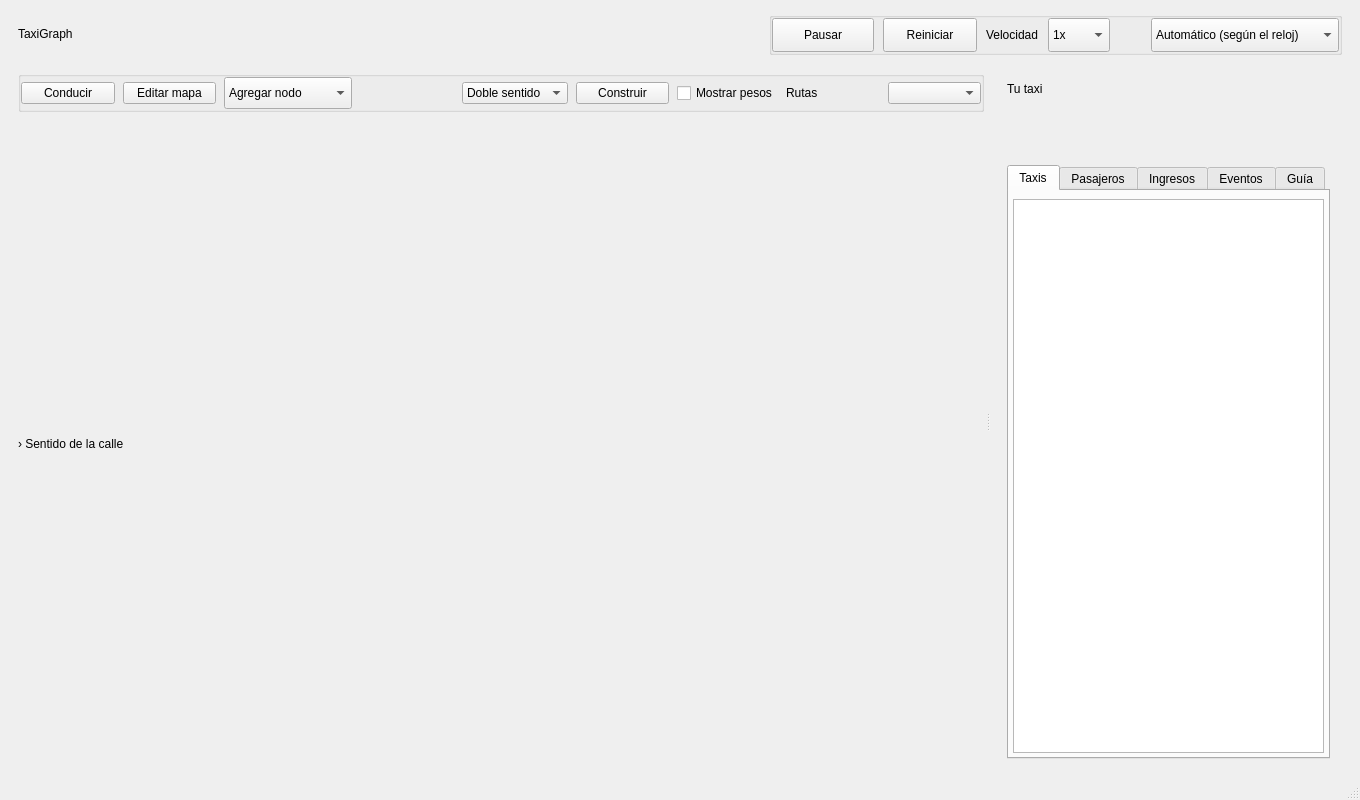
<ui version="4.0">
 <class>MainWindow</class>
 <widget class="QMainWindow" name="MainWindow">
  <property name="geometry">
   <rect>
    <x>0</x>
    <y>0</y>
    <width>1360</width>
    <height>800</height>
   </rect>
  </property>
  <property name="windowTitle">
   <string>TaxiGraph</string>
  </property>
  <widget class="QWidget" name="centralwidget">
   <layout class="QVBoxLayout" name="layoutMain">
    <property name="spacing">
     <number>8</number>
    </property>
    <property name="leftMargin">
     <number>18</number>
    </property>
    <property name="topMargin">
     <number>12</number>
    </property>
    <property name="rightMargin">
     <number>18</number>
    </property>
    <property name="bottomMargin">
     <number>8</number>
    </property>
    <item>
     <widget class="QWidget" name="appHeader">
      <property name="sizePolicy">
       <sizepolicy hsizetype="Expanding" vsizetype="Fixed">
        <horstretch>0</horstretch>
        <verstretch>0</verstretch>
       </sizepolicy>
      </property>
      <layout class="QHBoxLayout" name="layoutAppHeader">
       <property name="spacing">
        <number>9</number>
       </property>
       <property name="leftMargin">
        <number>0</number>
       </property>
       <property name="topMargin">
        <number>0</number>
       </property>
       <property name="rightMargin">
        <number>0</number>
       </property>
       <property name="bottomMargin">
        <number>8</number>
       </property>
       <item>
        <widget class="QLabel" name="lblProduct">
         <property name="text">
          <string>TaxiGraph</string>
         </property>
        </widget>
       </item>
       <item>
        <spacer name="spacerAppHeader">
         <property name="sizeHint">
          <size>
           <width>16</width>
           <height>10</height>
          </size>
         </property>
         <property name="orientation">
          <enum>Qt::Horizontal</enum>
         </property>
        </spacer>
       </item>
       <item>
        <widget class="QGroupBox" name="groupSim">
         <property name="sizePolicy">
          <sizepolicy hsizetype="Preferred" vsizetype="Fixed">
           <horstretch>0</horstretch>
           <verstretch>0</verstretch>
          </sizepolicy>
         </property>
         <property name="title">
          <string />
         </property>
         <property name="flat">
          <bool>true</bool>
         </property>
         <layout class="QHBoxLayout" name="gridSim">
          <property name="spacing">
           <number>9</number>
          </property>
          <property name="leftMargin">
           <number>0</number>
          </property>
          <property name="topMargin">
           <number>0</number>
          </property>
          <property name="rightMargin">
           <number>0</number>
          </property>
          <property name="bottomMargin">
           <number>0</number>
          </property>
          <item>
           <widget class="QPushButton" name="btnPause">
            <property name="minimumSize">
             <size>
              <width>102</width>
              <height>34</height>
             </size>
            </property>
            <property name="text">
             <string>Pausar</string>
            </property>
            <property name="checkable">
             <bool>true</bool>
            </property>
           </widget>
          </item>
          <item>
           <widget class="QPushButton" name="btnReset">
            <property name="minimumSize">
             <size>
              <width>94</width>
              <height>34</height>
             </size>
            </property>
            <property name="text">
             <string>Reiniciar</string>
            </property>
           </widget>
          </item>
          <item>
           <widget class="QLabel" name="lblSpeed">
            <property name="text">
             <string>Velocidad</string>
            </property>
            <property name="buddy">
             <cstring>comboSpeed</cstring>
            </property>
           </widget>
          </item>
          <item>
           <widget class="QComboBox" name="comboSpeed">
            <property name="minimumSize">
             <size>
              <width>62</width>
              <height>34</height>
             </size>
            </property>
            <item>
             <property name="text">
              <string>1x</string>
             </property>
            </item>
            <item>
             <property name="text">
              <string>2x</string>
             </property>
            </item>
            <item>
             <property name="text">
              <string>4x</string>
             </property>
            </item>
           </widget>
          </item>
          <item>
           <widget name="lblGraphClock" class="QLabel">
            <property name="text">
             <string />
            </property>
           </widget>
          </item>
          <item>
           <widget name="lblGraphPeriod" class="QLabel">
            <property name="text">
             <string />
            </property>
           </widget>
          </item>
          <item>
           <widget class="QComboBox" name="comboTimeMode">
            <property name="minimumSize">
             <size>
              <width>188</width>
              <height>34</height>
             </size>
            </property>
            <item>
             <property name="text">
              <string>Automático (según el reloj)</string>
             </property>
            </item>
            <item>
             <property name="text">
              <string>Normal</string>
             </property>
            </item>
            <item>
             <property name="text">
              <string>Nocturno (+$2,000)</string>
             </property>
            </item>
            <item>
             <property name="text">
              <string>Hora pico (pesos x1.8)</string>
             </property>
            </item>
           </widget>
          </item>
         </layout>
        </widget>
       </item>
      </layout>
     </widget>
    </item>
    <item>
     <widget class="QSplitter" name="splitter">
      <property name="orientation">
       <enum>Qt::Horizontal</enum>
      </property>
      <property name="childrenCollapsible">
       <bool>false</bool>
      </property>
      <property name="handleWidth">
       <number>8</number>
      </property>
      <widget class="QWidget" name="mapHost">
       <property name="sizePolicy">
        <sizepolicy hsizetype="Expanding" vsizetype="Expanding">
         <horstretch>1</horstretch>
         <verstretch>0</verstretch>
        </sizepolicy>
       </property>
       <layout class="QVBoxLayout" name="layoutMapHost">
        <property name="spacing">
         <number>6</number>
        </property>
        <property name="leftMargin">
         <number>0</number>
        </property>
        <property name="topMargin">
         <number>0</number>
        </property>
        <property name="rightMargin">
         <number>0</number>
        </property>
        <property name="bottomMargin">
         <number>0</number>
        </property>
        <item>
         <widget class="QGroupBox" name="groupEdit">
          <property name="sizePolicy">
           <sizepolicy hsizetype="Expanding" vsizetype="Fixed">
            <horstretch>0</horstretch>
            <verstretch>0</verstretch>
           </sizepolicy>
          </property>
          <property name="title">
           <string />
          </property>
          <property name="flat">
           <bool>true</bool>
          </property>
          <layout class="QHBoxLayout" name="layoutEdit">
           <property name="spacing">
            <number>8</number>
           </property>
           <property name="leftMargin">
            <number>0</number>
           </property>
           <property name="topMargin">
            <number>0</number>
           </property>
           <property name="rightMargin">
            <number>0</number>
           </property>
           <property name="bottomMargin">
            <number>0</number>
           </property>
           <item>
            <widget class="QPushButton" name="btnDriveMode">
             <property name="autoDefault">
              <bool>false</bool>
             </property>
             <property name="checkable">
              <bool>true</bool>
             </property>
             <property name="text">
              <string>Conducir</string>
             </property>
            </widget>
           </item>
           <item>
            <widget class="QPushButton" name="btnEditMode">
             <property name="autoDefault">
              <bool>false</bool>
             </property>
             <property name="checkable">
              <bool>true</bool>
             </property>
             <property name="text">
              <string>Editar mapa</string>
             </property>
            </widget>
           </item>
           <item>
            <widget class="QComboBox" name="comboEditMode">
             <property name="minimumSize">
              <size>
               <width>128</width>
               <height>32</height>
              </size>
             </property>
             <property name="accessibleName">
              <string>Herramienta de edición</string>
             </property>
             <item>
              <property name="text">
               <string>Agregar nodo</string>
              </property>
             </item>
             <item>
              <property name="text">
               <string>Agregar calle</string>
              </property>
             </item>
             <item>
              <property name="text">
               <string>Eliminar calle</string>
              </property>
             </item>
             <item>
              <property name="text">
               <string>Eliminar nodo</string>
              </property>
             </item>
             <item>
              <property name="text">
               <string>Cambiar peso</string>
              </property>
             </item>
            </widget>
           </item>
           <item>
            <widget class="QLabel" name="lblEditHint">
             <property name="sizePolicy">
              <sizepolicy hsizetype="Ignored" vsizetype="Preferred">
               <horstretch>0</horstretch>
               <verstretch>0</verstretch>
              </sizepolicy>
             </property>
             <property name="text">
              <string />
             </property>
             <property name="wordWrap">
              <bool>false</bool>
             </property>
            </widget>
           </item>
           <item>
            <widget class="QComboBox" name="comboSentidoCalle">
             <property name="accessibleName">
              <string>Sentido de la calle</string>
             </property>
             <item>
              <property name="text">
               <string>Doble sentido</string>
              </property>
             </item>
             <item>
              <property name="text">
               <string>Un sentido</string>
              </property>
             </item>
            </widget>
           </item>
           <item>
            <widget class="QPushButton" name="btnConstruirCalle">
             <property name="text">
              <string>Construir</string>
             </property>
             <property name="toolTip">
              <string>Confirma la calle y los cruces de la vista previa. Atajo: Enter.</string>
             </property>
            </widget>
           </item>
           <item>
            <widget class="QCheckBox" name="chkWeights">
             <property name="text">
              <string>Mostrar pesos</string>
             </property>
             <property name="checked">
              <bool>false</bool>
             </property>
             <property name="toolTip">
              <string>Muestra el peso de cada calle en el mapa.</string>
             </property>
            </widget>
           </item>
           <item>
            <widget class="QLabel" name="lblMapTaxi">
             <property name="text">
              <string>Rutas</string>
             </property>
             <property name="buddy">
              <cstring>comboMapTaxi</cstring>
             </property>
            </widget>
           </item>
           <item>
            <widget class="QComboBox" name="comboMapTaxi">
             <property name="accessibleName">
              <string>Trayectorias destacadas en el mapa</string>
             </property>
             <property name="toolTip">
              <string>Todos los taxis se ven en el mapa. Elige qué trayectorias y destinos quieres destacar.</string>
             </property>
            </widget>
           </item>
          </layout>
         </widget>
        </item>
        <item>
         <widget name="graphLegend" class="QWidget">
          <layout name="layoutGraphLegend" class="QHBoxLayout">
           <property name="spacing">
            <number>10</number>
           </property>
           <property name="leftMargin">
            <number>0</number>
           </property>
           <property name="topMargin">
            <number>1</number>
           </property>
           <property name="rightMargin">
            <number>0</number>
           </property>
           <property name="bottomMargin">
            <number>1</number>
           </property>
           <item>
            <widget name="lblOneWayKey" class="QLabel">
             <property name="text">
              <string>› Sentido de la calle</string>
             </property>
            </widget>
           </item>
           <item>
            <widget name="lblGraphCounts" class="QLabel">
             <property name="text">
              <string />
             </property>
            </widget>
           </item>
           <item>
            <spacer name="spacerGraphLegend">
             <property name="orientation">
              <enum>Qt::Horizontal</enum>
             </property>
             <property name="sizeHint">
              <size>
               <width>8</width>
               <height>8</height>
              </size>
             </property>
            </spacer>
           </item>
           <item>
            <widget name="lblNodeFocus" class="QLabel">
             <property name="text">
              <string />
             </property>
             <property name="sizePolicy">
              <sizepolicy hsizetype="Ignored" vsizetype="Preferred">
               <horstretch>1</horstretch>
               <verstretch>0</verstretch>
              </sizepolicy>
             </property>
            </widget>
           </item>
          </layout>
         </widget>
        </item>
       </layout>
      </widget>
      <widget class="QWidget" name="sidePanel">
       <property name="minimumSize">
        <size>
         <width>350</width>
         <height>0</height>
        </size>
       </property>
       <layout class="QVBoxLayout" name="layoutSide" stretch="0,1">
        <property name="spacing">
         <number>17</number>
        </property>
        <property name="leftMargin">
         <number>15</number>
        </property>
        <property name="topMargin">
         <number>11</number>
        </property>
        <property name="rightMargin">
         <number>12</number>
        </property>
        <property name="bottomMargin">
         <number>11</number>
        </property>
        <item>
         <widget name="manualSummary" class="QWidget">
          <layout name="layoutManualSummary" class="QVBoxLayout">
           <property name="spacing">
            <number>6</number>
           </property>
           <property name="leftMargin">
            <number>0</number>
           </property>
           <property name="topMargin">
            <number>0</number>
           </property>
           <property name="rightMargin">
            <number>0</number>
           </property>
           <property name="bottomMargin">
            <number>12</number>
           </property>
           <item>
            <layout name="layoutManualNumbers" class="QHBoxLayout">
             <item>
              <widget name="lblManualTitle" class="QLabel">
               <property name="text">
                <string>Tu taxi</string>
               </property>
              </widget>
             </item>
             <item>
              <spacer name="spacerManualNumbers">
               <property name="orientation">
                <enum>Qt::Horizontal</enum>
               </property>
               <property name="sizeHint">
                <size>
                 <width>8</width>
                 <height>8</height>
                </size>
               </property>
              </spacer>
             </item>
             <item>
              <widget name="lblManualTrips" class="QLabel">
               <property name="text">
                <string />
               </property>
              </widget>
             </item>
             <item>
              <widget name="lblManualIncome" class="QLabel">
               <property name="text">
                <string />
               </property>
              </widget>
             </item>
            </layout>
           </item>
           <item>
            <widget name="lblManualState" class="QLabel">
             <property name="wordWrap">
              <bool>true</bool>
             </property>
             <property name="text">
              <string />
             </property>
            </widget>
           </item>
           <item>
            <widget class="QLabel" name="lblManualDetail">
             <property name="wordWrap">
              <bool>true</bool>
             </property>
             <property name="text">
              <string />
             </property>
            </widget>
           </item>
          </layout>
         </widget>
        </item>
        <item>
         <widget class="QTabWidget" name="tabs">
          <property name="sizePolicy">
           <sizepolicy hsizetype="Expanding" vsizetype="Expanding">
            <horstretch>0</horstretch>
            <verstretch>0</verstretch>
           </sizepolicy>
          </property>
          <property name="currentIndex">
           <number>0</number>
          </property>
          <property name="usesScrollButtons">
           <bool>true</bool>
          </property>
          <widget class="QWidget" name="tabEarnings">
           <attribute name="title">
            <string>Taxis</string>
           </attribute>
           <layout class="QVBoxLayout" name="layoutEarnings" stretch="1">
            <property name="spacing">
             <number>8</number>
            </property>
            <property name="leftMargin">
             <number>4</number>
            </property>
            <property name="topMargin">
             <number>8</number>
            </property>
            <property name="rightMargin">
             <number>4</number>
            </property>
            <property name="bottomMargin">
             <number>4</number>
            </property>
            <item>
             <widget class="QTableWidget" name="tableTaxis">
              <property name="minimumSize">
               <size>
                <width>0</width>
                <height>158</height>
               </size>
              </property>
             </widget>
            </item>
           </layout>
          </widget>
          <widget class="QWidget" name="tabPassengers">
           <attribute name="title">
            <string>Pasajeros</string>
           </attribute>
           <layout class="QVBoxLayout" name="layoutPassengers">
            <property name="spacing">
             <number>8</number>
            </property>
            <property name="leftMargin">
             <number>4</number>
            </property>
            <property name="topMargin">
             <number>8</number>
            </property>
            <property name="rightMargin">
             <number>4</number>
            </property>
            <property name="bottomMargin">
             <number>4</number>
            </property>
            <item>
             <widget class="QLabel" name="lblEsperaVacia">
              <property name="text">
               <string>No hay pasajeros en espera.</string>
              </property>
              <property name="alignment">
               <set>Qt::AlignHCenter|Qt::AlignTop</set>
              </property>
              <property name="margin">
               <number>12</number>
              </property>
              <property name="wordWrap">
               <bool>true</bool>
              </property>
             </widget>
            </item>
            <item>
             <widget class="QTableWidget" name="tablePassengers">
              <property name="accessibleName">
               <string>Pasajeros en espera</string>
              </property>
              <property name="accessibleDescription">
               <string>Activa una fila para localizar la recogida y el destino en el mapa.</string>
              </property>
             </widget>
            </item>
           </layout>
          </widget>
          <widget class="QWidget" name="tabChart">
           <attribute name="title">
            <string>Ingresos</string>
           </attribute>
           <layout class="QVBoxLayout" name="layoutChart" stretch="0,1">
            <property name="spacing">
             <number>8</number>
            </property>
            <property name="leftMargin">
             <number>4</number>
            </property>
            <property name="topMargin">
             <number>8</number>
            </property>
            <property name="rightMargin">
             <number>4</number>
            </property>
            <property name="bottomMargin">
             <number>4</number>
            </property>
            <item>
             <widget class="QWidget" name="barsHost" native="true">
              <layout class="QVBoxLayout" name="layoutBarsHost">
               <property name="leftMargin">
                <number>0</number>
               </property>
               <property name="topMargin">
                <number>0</number>
               </property>
               <property name="rightMargin">
                <number>0</number>
               </property>
               <property name="bottomMargin">
                <number>0</number>
               </property>
              </layout>
             </widget>
            </item>
            <item>
             <widget class="QWidget" name="chartHost" native="true">
              <layout class="QVBoxLayout" name="layoutChartHost">
               <property name="leftMargin">
                <number>0</number>
               </property>
               <property name="topMargin">
                <number>0</number>
               </property>
               <property name="rightMargin">
                <number>0</number>
               </property>
               <property name="bottomMargin">
                <number>0</number>
               </property>
              </layout>
             </widget>
            </item>
           </layout>
          </widget>
          <widget class="QWidget" name="tabLog">
           <attribute name="title">
            <string>Eventos</string>
           </attribute>
           <layout class="QVBoxLayout" name="layoutLog">
            <property name="spacing">
             <number>8</number>
            </property>
            <property name="leftMargin">
             <number>4</number>
            </property>
            <property name="topMargin">
             <number>8</number>
            </property>
            <property name="rightMargin">
             <number>4</number>
            </property>
            <property name="bottomMargin">
             <number>4</number>
            </property>
            <item>
             <widget class="QComboBox" name="comboFiltroEventos">
              <property name="accessibleName">
               <string>Filtrar eventos</string>
              </property>
             </widget>
            </item>
            <item>
             <widget class="QListWidget" name="listaEventos">
              <property name="accessibleName">
               <string>Historial de eventos</string>
              </property>
              <property name="wordWrap">
               <bool>true</bool>
              </property>
              <property name="horizontalScrollBarPolicy">
               <enum>Qt::ScrollBarAlwaysOff</enum>
              </property>
              <property name="verticalScrollMode">
               <enum>QAbstractItemView::ScrollPerPixel</enum>
              </property>
             </widget>
            </item>
            <item>
             <widget class="QLabel" name="lblEventosVacio">
              <property name="text">
               <string>Todavía no hay eventos en esta vista.</string>
              </property>
              <property name="wordWrap">
               <bool>true</bool>
              </property>
             </widget>
            </item>
           </layout>
          </widget>
          <widget class="QWidget" name="tabInfo">
           <attribute name="title">
            <string>Guía</string>
           </attribute>
           <layout class="QVBoxLayout" name="layoutInfo">
            <property name="spacing">
             <number>8</number>
            </property>
            <property name="leftMargin">
             <number>4</number>
            </property>
            <property name="topMargin">
             <number>8</number>
            </property>
            <property name="rightMargin">
             <number>4</number>
            </property>
            <property name="bottomMargin">
             <number>4</number>
            </property>
            <item>
             <widget class="QTextBrowser" name="txtInfo" />
            </item>
           </layout>
          </widget>
         </widget>
        </item>
       </layout>
      </widget>
     </widget>
    </item>
   </layout>
  </widget>
  <widget class="QStatusBar" name="statusbar" />
 </widget>
 <resources />
 <connections />
</ui>
